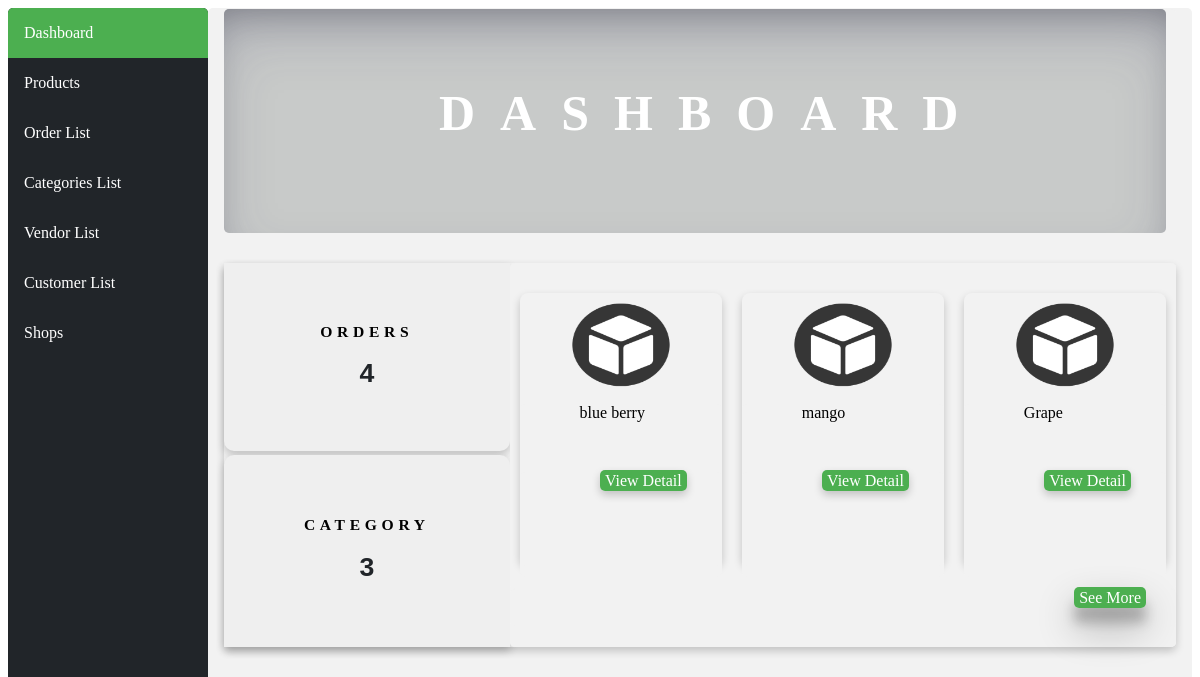
The app's page /, older data.
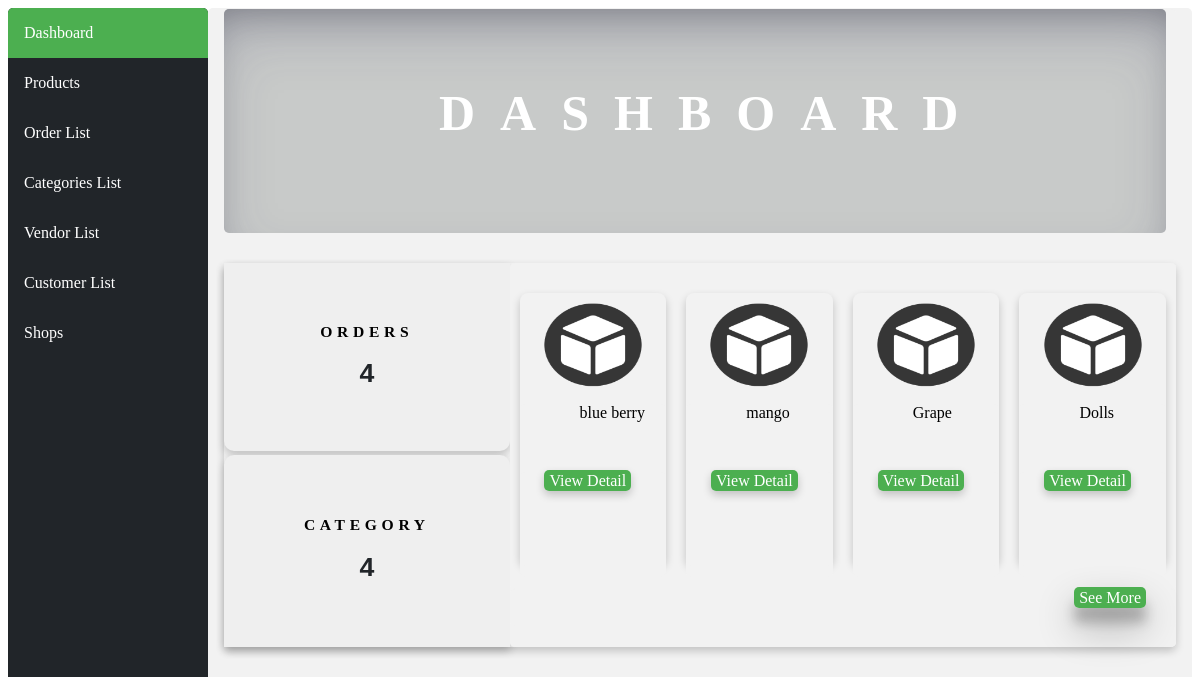
The same page, newer data.
### ecommerceApp/models.py (models this page shows, shortened)
class Product(models.Model):
    name=models.CharField(max_length=50)
    description=models.CharField(max_length=1000)
    category=models.ForeignKey(Category,on_delete=models.CASCADE, related_name="category_name")
    shop=models.ManyToManyField(Shop, related_name="shop_name")

### ecommerceApp/views.py (the view)
# urls.py: path('',views.viewDashboard,name="viewDashboard"),
def viewDashboard(request):
    value=Order.objects.all()
    obj=value.count()
    value=Category.objects.all()
    category=value.count()
    context = {
        "count":obj,
        "count_category":category,
        "orders": Order.objects.all(),
        "products":Product.objects.all(),
        "categories":Category.objects.all()
    }
    return render(request, "html/viewdashboard.html", context)

### ecommerceApp/templates/html/viewdashboard.html
{%extends "html/layout.html"%}
{%block body%}
{% load static %}
<link rel="stylesheet" href="{% static 'css/dashboard.css' %}" />
<div>
    <div class="div1">
        <div class="div4" >
            <h1 style="color: white; margin:1.5em 0 0 4.3em; font-size: 50px;letter-spacing:0.5em; font-family: 'Times New Roman', Times, serif; ">DASHBOARD</h1>
        </div>
    </div>
    <div class="div2">
        <div class="div3">
            <div class="redirect">
                <form  class= "form"action="{% url 'main:order' %}">
                    <button class="order" type="submit">
                        <h3 style="letter-spacing:0.3em; font-family: 'Times New Roman', Times, serif;">ORDERS</h3>
                        <h1 class="count">{{count}}</h1>
                    </button>
                </form>
            </div>
            <div class="redirect" id="redirect">
                <form class= "form" action="{% url 'main:category' %}">
                    <button class="category">
                        <h3 style="letter-spacing:0.3em; font-family: 'Times New Roman', Times, serif;">CATEGORY</h3>
                        <h1 class="count"> {{count_category}}</h1>
                    </button>
                </form>
            </div>
        </div>
        <div class="div5">
            <div class="product">
                {%for product in products%}
                <div class="container">
                    <img class="img" src="{% static 'product.jpg' %}" alt="My image" width="100" height="85">
                    <div class="name">
                        <ul id="name" style="font-family: 'Times New Roman', Times, serif;">{{product.name}}</ul>
                        <div class="buttongrp">
                            <a class="button-small" href="{%url 'main:product-detail' product.id %}">View Detail</a>
                        </div>
                    </div>
                </div>
                {%endfor%}
            </div>
            <div class="see">
                <div class="last">
                    <a class="seemore" href="{%url 'main:product' %}">See More</a>
                </div>
            </div>
        </div>
    </div>
</div>
{%endblock%}

Row changes from the older to the newer data that the page shows:
added Product: name "Dolls"
Text that changed along with them:
{{ count_category }}: "3" → "4"
